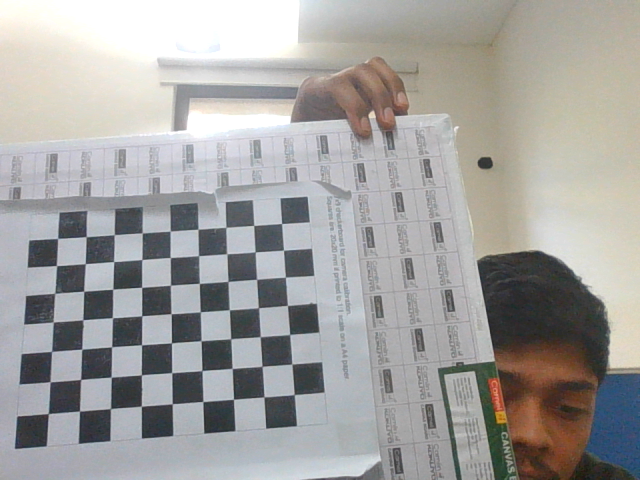
#> input picture images_cam/image0.png, 640 x 480 px, found by its file name; its folder holds only this picture in this run
$ python cam_calib.py
#> lines starting #> are read from the running program, lines starting #| are printed output that depends on the picture
import cv2 as cv
import os
import numpy as np

# Checker board size
CHESS_BOARD_DIM = (9, 7)

# The size of Square in the checker board.
SQUARE_SIZE = 20  # millimeters

#termination criteria for k-means algorithm
criteria = (cv.TERM_CRITERIA_EPS + cv.TERM_CRITERIA_MAX_ITER, 30, 0.001)#epsilon parameter (min change req to stop algo) and no. of iterations


calib_data_path = "calib_data"
CHECK_DIR = os.path.isdir(calib_data_path)

#creating directory if not exists
if not CHECK_DIR:
    os.makedirs(calib_data_path)
    print(f'"{calib_data_path}" Directory is created')

else:
    print(f'"{calib_data_path}" Directory already Exists.')

# preparing object points, obj_3D is 2D array with 3 cols
obj_3D = np.zeros((CHESS_BOARD_DIM[0] * CHESS_BOARD_DIM[1], 3), np.float32)

#modifying the first 2 columns of obj_3D with x,y values
obj_3D[:, :2] = np.mgrid[0 : CHESS_BOARD_DIM[0], 0 : CHESS_BOARD_DIM[1]].T.reshape(
    -1, 2
)
obj_3D *= SQUARE_SIZE
print(obj_3D)

# Arrays to store object points and image points from all the images.
obj_points_3D = []  # 3d point in real world space
img_points_2D = []  # 2d points in image plane.

# The images directory path
image_dir_path = "images_cam"

files = os.listdir(image_dir_path)
for file in files:
    print(file)
    imagePath = os.path.join(image_dir_path, file)


    image = cv.imread(imagePath)
#> image is the input picture: shape (480, 640, 3); mean B, G, R 159.8, 161.5, 162.7
    grayScale = cv.cvtColor(image, cv.COLOR_BGR2GRAY)
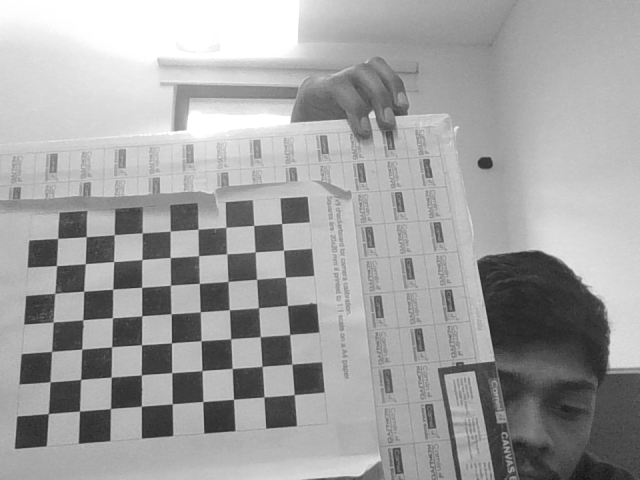
#> grayScale: shape (480, 640); min 23, max 255, mean 161.7
    ret, corners = cv.findChessboardCorners(image, CHESS_BOARD_DIM, None)
#> ret = True; corners = 63 rows, first 8: [294, 394.4], [264.3, 396.6], [233.5, 399.1], [203.2, 401.4], [172.2, 403.9], [141.5, 405.8], [110.4, 408.7], [79.79, 410.6]
    if ret == True:
        obj_points_3D.append(obj_3D)
        corners2 = cv.cornerSubPix(grayScale, corners, (3, 3), (-1, -1), criteria)#refined corner positions
#> corners2 = 63 rows, first 8: [294.2, 394.5], [264, 396.8], [233.5, 399.3], [202.9, 401.5], [172.3, 403.8], [141.3, 406.2], [110.5, 408.6], [79.53, 410.9]
        img_points_2D.append(corners2)

        img = cv.drawChessboardCorners(image, CHESS_BOARD_DIM, corners2, ret) #drawing refined corners on board
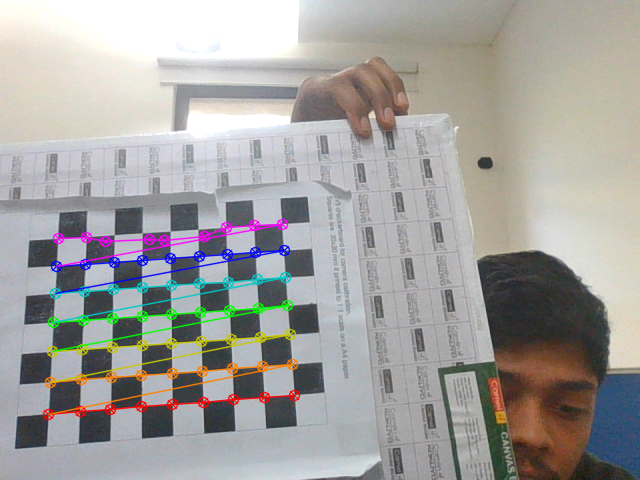
#> img: shape (480, 640, 3); mean B, G, R 159, 161.2, 162.9

cv.destroyAllWindows()
# h, w = image.shape[:2]
ret, mtx, dist, rvecs, tvecs = cv.calibrateCamera(
    obj_points_3D, img_points_2D, grayScale.shape[::-1], None, None
)
#> ret = 2.41; mtx = [[10545.8, 0, 270.7], [0, 5152.2, 228.4], [0, 0, 1]]; dist = [[36.36, -7405.4, 1.25, -0.307, 5502]]; rvecs = ([1.47, 0.0437, 2.7],); tvecs = ([9.24, 117.4, 4074.7],)
print("calibrated")

print("dumping data into one file using numpy ")
#stores arrays into a compressed file  (camera matrix: focal length, principal point and other intrinsic parameters, distortion coefficients, rotational vec, translational vecs)
np.savez(
    f"{calib_data_path}/MultiMatrix",
    camMatrix=mtx,
    distCoef=dist,
    rVector=rvecs,
    tVector=tvecs,
)

print("-------------------------------------------")

print("loading stored data\n \n \n")

data = np.load(f"{calib_data_path}/MultiMatrix.npz")

camMatrix = data["camMatrix"]
distCof = data["distCoef"]
rVector = data["rVector"]
tVector = data["tVector"]

print("loaded calibration data successfully")

$ run again, on images_cam/image12.png
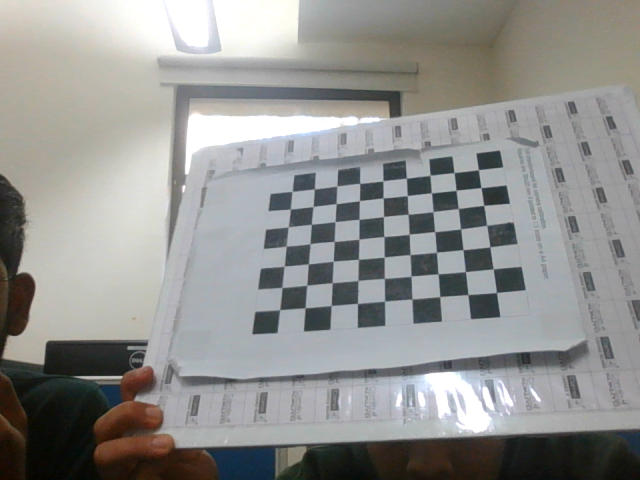
#> input picture images_cam/image12.png, 640 x 480 px, found by its file name
#> image is the input picture: shape (480, 640, 3); mean B, G, R 143.5, 145.5, 145.2
#> `grayScale = cv.cvtColor(image, cv.COLOR_BGR2GRAY)`:
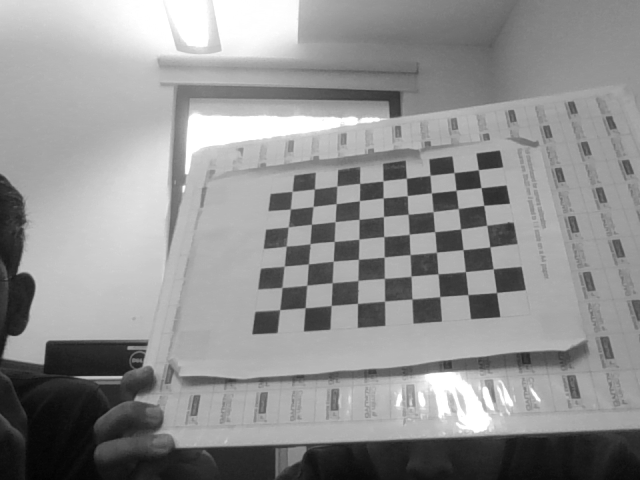
#> grayScale: shape (480, 640); min 2, max 255, mean 145.1
#> `ret, corners = cv.findChessboardCorners(image, CHESS_BOARD_DIM, None)`: ret = True; corners = 63 rows, first 8: [496.4, 292.5], [467.8, 294.7], [439.7, 296.5], [411.5, 299.4], [384.7, 301.2], [357.5, 303.4], [331.1, 305.4], [305.5, 307.4]
#> corners2 = 63 rows, first 8: [496.5, 292.6], [467.9, 294.7], [439.7, 296.6], [412.1, 299.1], [384.6, 301.1], [357.5, 303.5], [331.2, 305.4], [305.1, 307.6]
#> `img = cv.drawChessboardCorners(image, CHESS_BOARD_DIM, corners2, ret)`:
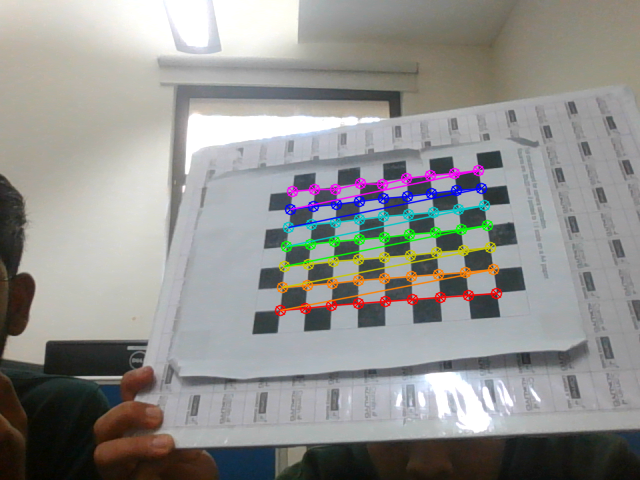
#> img: shape (480, 640, 3); mean B, G, R 142.8, 145.2, 145.5
#> `ret, mtx, dist, rvecs, tvecs = cv.calibrateCamera( obj_points_3D, img_..`: ret = 0.612; mtx = [[621.8, 0, 284.4], [0, 567.3, 183.4], [0, 0, 1]]; dist = [[0.467, -4.87, 0.00166, -0.0425, 15.89]]; rvecs = ([0.5, 1.02, 2.9],); tvecs = ([148.8, 81.93, 421.3],)

$ run again, on images_cam/image13.png
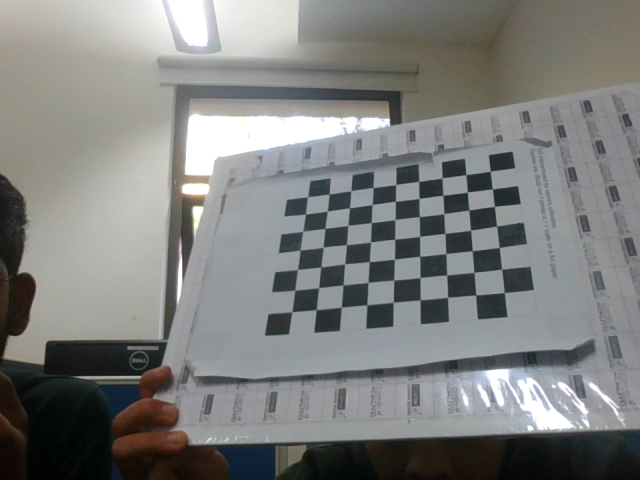
#> input picture images_cam/image13.png, 640 x 480 px, found by its file name
#> image is the input picture: shape (480, 640, 3); mean B, G, R 125.5, 127.1, 126.1
#> `ret, corners = cv.findChessboardCorners(image, CHESS_BOARD_DIM, None)`: ret = True; corners = 63 rows, first 8: [504.2, 292.4], [475.3, 295.4], [447.4, 297], [420, 300.3], [393.4, 302.5], [367.4, 304.2], [341.5, 307.2], [316.6, 309.3]
#> corners2 = 63 rows, first 8: [504.3, 292.6], [475.6, 295], [447.6, 297.3], [420.2, 299.9], [393.3, 302.2], [366.9, 304.8], [341.4, 307.1], [316.3, 309.6]
#> `img = cv.drawChessboardCorners(image, CHESS_BOARD_DIM, corners2, ret)`:
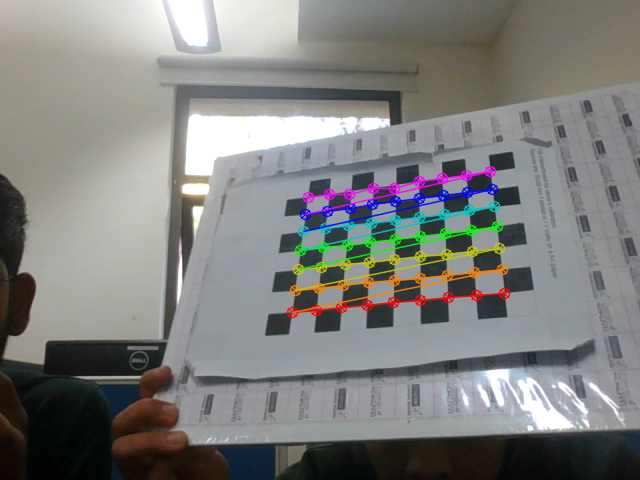
#> img: shape (480, 640, 3); mean B, G, R 125.3, 127.3, 126.8
#> `ret, mtx, dist, rvecs, tvecs = cv.calibrateCamera( obj_points_3D, img_..`: ret = 0.67; mtx = [[627.7, 0, 287.9], [0, 560.5, 179.9], [0, 0, 1]]; dist = [[0.604, -5.2, 0.000389, -0.0523, 15.46]]; rvecs = ([0.64, 1.04, 2.87],); tvecs = ([150.4, 85.32, 421.1],)

$ run again, on images_cam/image14.png
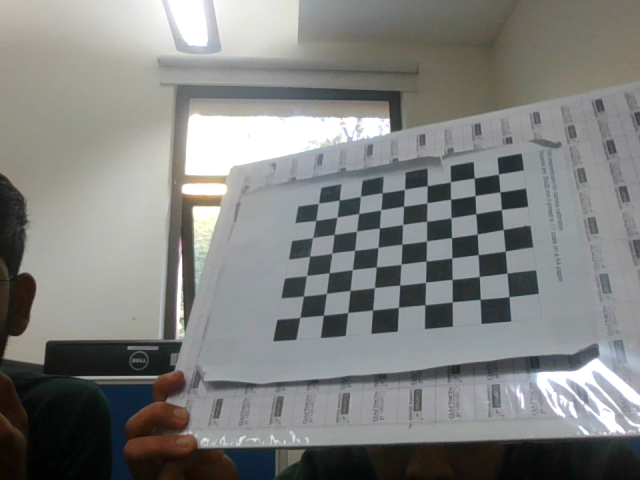
#> input picture images_cam/image14.png, 640 x 480 px, found by its file name
#> image is the input picture: shape (480, 640, 3); mean B, G, R 127.4, 129.5, 128.5
#> `ret, corners = cv.findChessboardCorners(image, CHESS_BOARD_DIM, None)`: ret = True; corners = 63 rows, first 8: [509.3, 297], [480.4, 299.2], [451.9, 301.6], [425.3, 304.2], [398.4, 307.3], [373.2, 309.5], [347.5, 311.9], [323.5, 315.1]
#> corners2 = 63 rows, first 8: [509, 296.6], [480.2, 299.4], [452.2, 301.8], [425, 304.8], [398.5, 307.3], [372.6, 310], [347.7, 312.5], [323.4, 315.2]
#> `img = cv.drawChessboardCorners(image, CHESS_BOARD_DIM, corners2, ret)`:
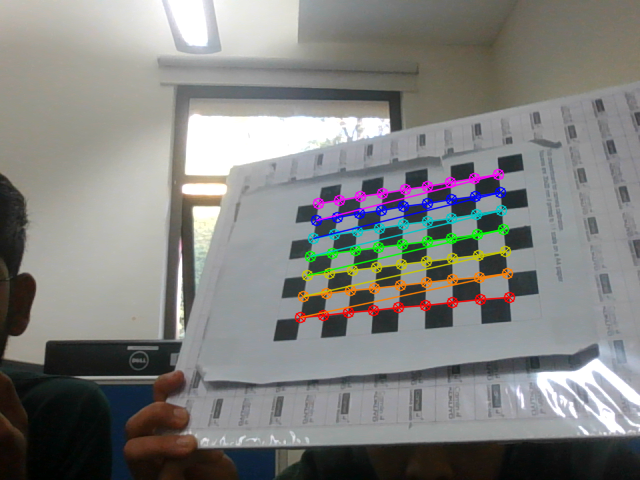
#> img: shape (480, 640, 3); mean B, G, R 127.3, 129.6, 129.2
#> `ret, mtx, dist, rvecs, tvecs = cv.calibrateCamera( obj_points_3D, img_..`: ret = 0.281; mtx = [[618.6, 0, 322.4], [0, 599, 217.1], [0, 0, 1]]; dist = [[-0.0246, -1.79, 0.00553, -0.00637, 11.6]]; rvecs = ([0.623, 1.05, 2.88],); tvecs = ([129.6, 56.51, 423.6],)
